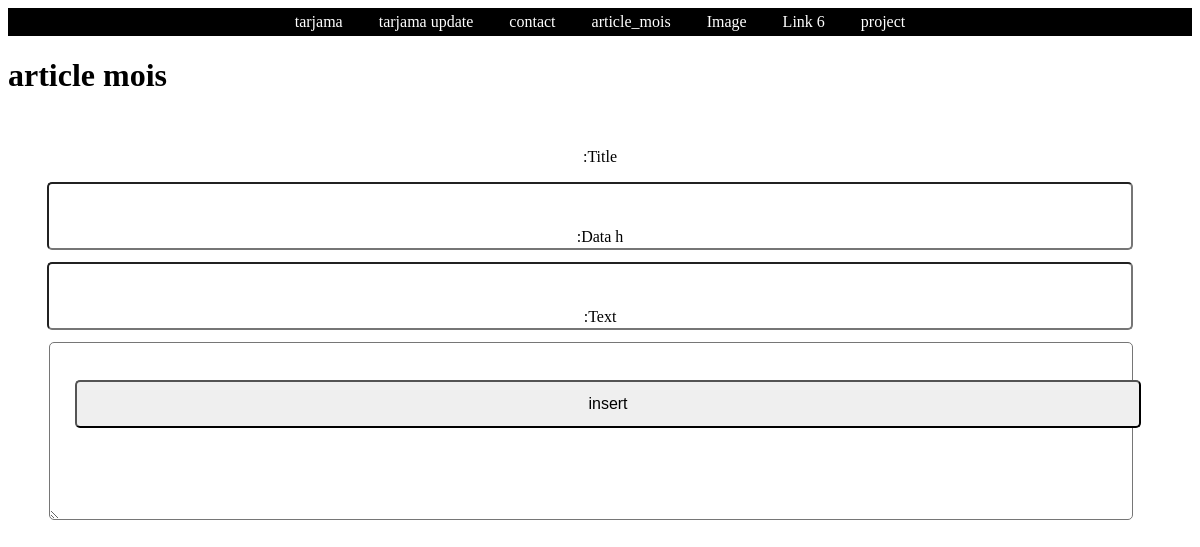
The app's page /article_mois_user, older data.
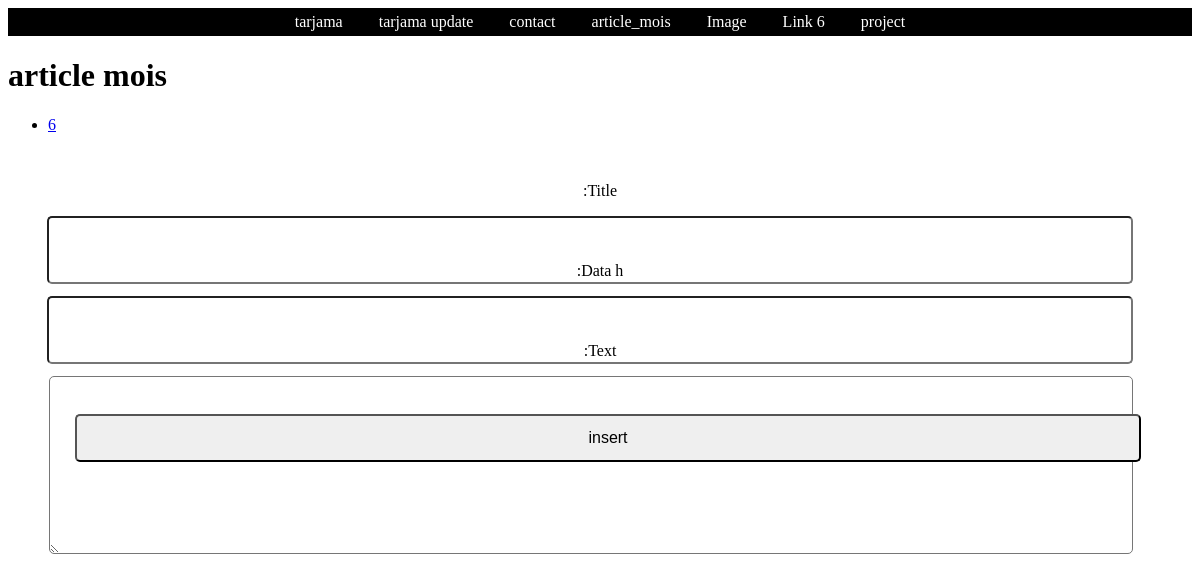
The same page, newer data.
### home/models.py (models this page shows, shortened)
class art_mois(models.Model):
    title = models.CharField(max_length=255)
    data_h = models.CharField(max_length=255,null=True)
    text = models.TextField()
    date = models.DateField(auto_now_add=True)

### home/views.py (the view)
# urls.py: path('article_mois_user',views.article_mois_user_view ,name='article_mois_user'),
def article_mois_user_view(request):
    objs = art_mois.objects.all()
    form = article_mois_form()
    if request.method == "POST":
        print(request.POST)
        form = article_mois_form(request.POST,request.FILES)
        print(form)
        if form.is_valid():
            form.save()
    return render(request,'user/article_mois_user.html',{'objs':objs,'form':form})

### home/forms.py
class article_mois_form(forms.ModelForm):
    class Meta:
        model = art_mois
        fields = '__all__'

### templates/user/article_mois_user.html (shortened to what this page needs)
{% extends 'user/index.html' %}
{% block content %}
<h1>article mois</h1>
<ul>
    {% for obj in objs %}
    <li><a href="{% url 'aeticle_mois_update_user' obj.id %}">
        {{obj.id}}
    </a></li>
    {% endfor %}
</ul>
<div class="form">
    <form action="" method="POST" enctype="multipart/form-data">
        {{form}}
        <button>insert</button>
    </form>
</div>
{% endblock %}

Row changes from the older to the newer data that the page shows:
added art_mois: id "6"
